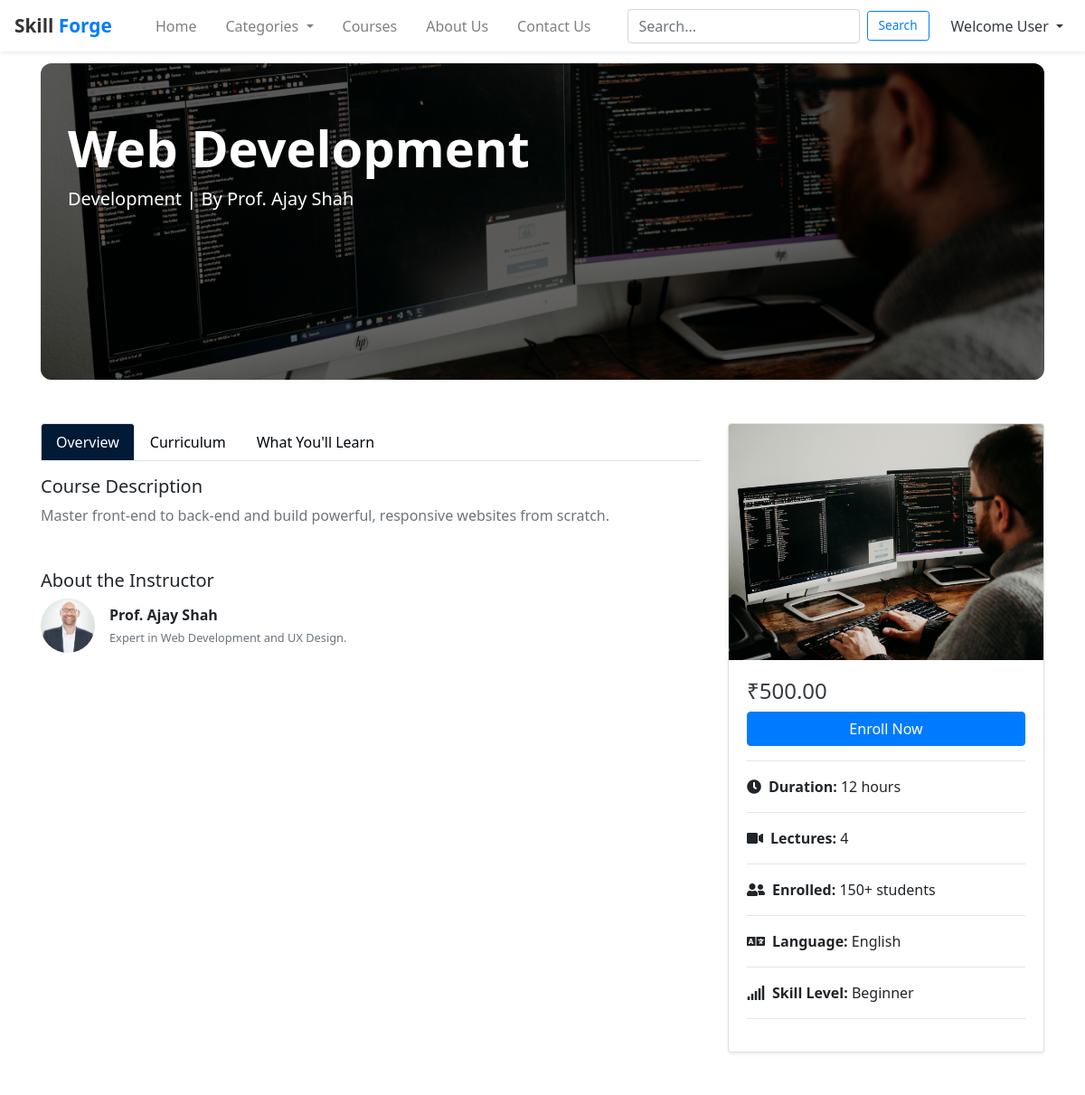
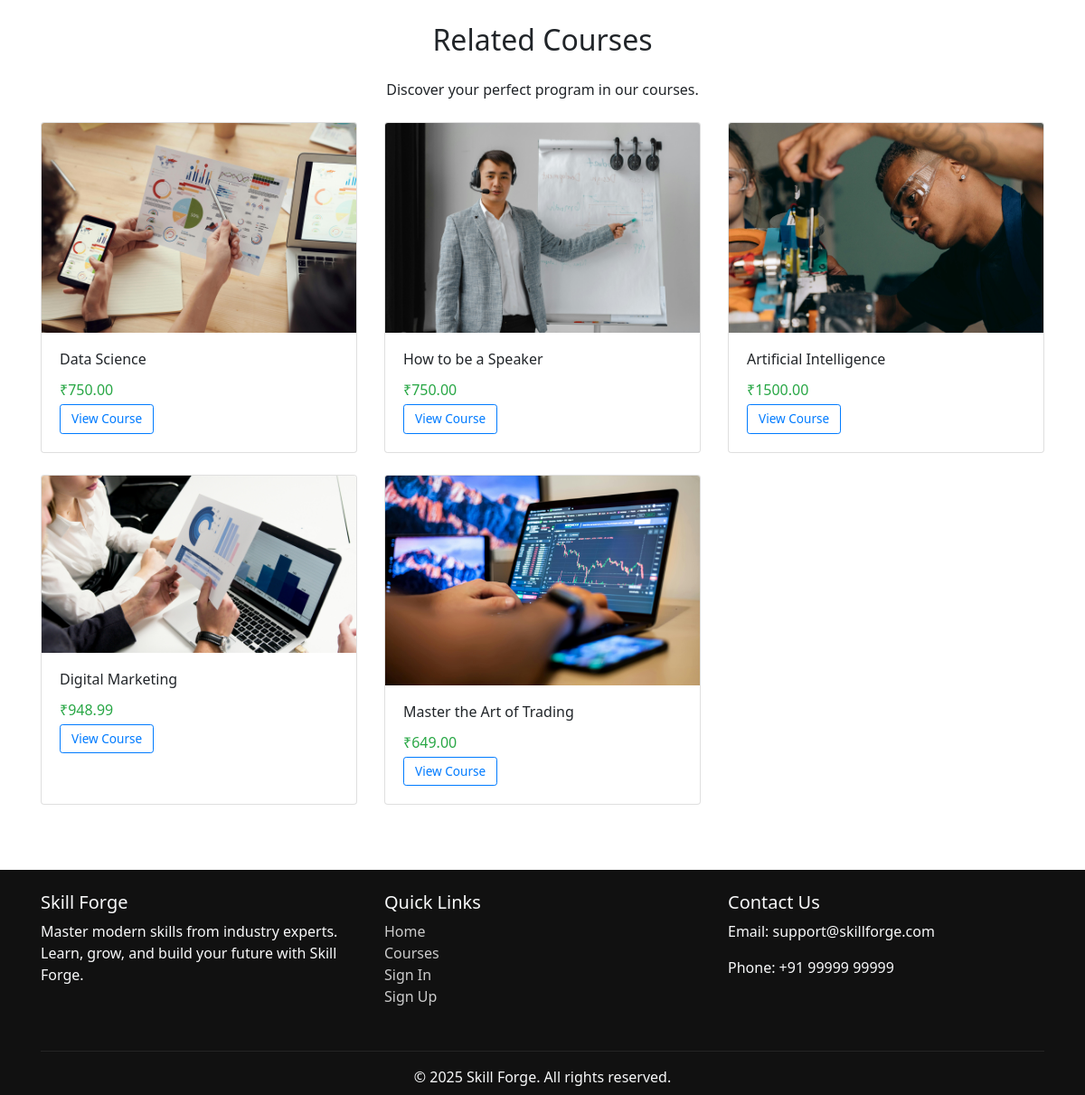
The page /course_detail/1/ on the database its author committed (2 pictures, top to bottom).
### core/models.py (models this page shows, shortened)
class Course(models.Model):
    title = models.CharField(max_length=200)
    description = models.TextField()
    category = models.ForeignKey(Category, on_delete=models.CASCADE)
    image = models.ImageField(upload_to='course_images/', null=True, blank=True)
    price = models.DecimalField(max_digits=6, decimal_places=2)
    is_published = models.BooleanField(default=False)
    created_at = models.DateTimeField(auto_now_add=True)

class Category(models.Model):
    name = models.CharField(max_length=100)

### core/views.py (the view)
# urls.py: path('course_detail/<int:course_id>/', views.course_detail, name='course_detail'),
def course_detail(request, course_id):
    course = get_object_or_404(Course, id=course_id)
    is_enrolled = False
    if request.user.is_authenticated:
        is_enrolled = Enrollment.objects.filter(course=course, student=request.user).exists()
    all_courses = Course.objects.filter(is_published=True).exclude(id=course.id)
    return render(request, 'course_detail.html', {
        'course': course,
        'is_enrolled': is_enrolled,
        'courses': all_courses
    })

### core/templates/course_detail.html (shortened to what this page needs)
{% extends "base.html" %}
{% block content %}
{% load static %}
<div class="container mb-5">
  <div class="course-hero mb-4">
    <div class="course-hero-content">
      <h1 class="display-4 font-weight-bold">{{ course.title }}</h1>
      <p class="lead">{{ course.category.name }} | By <strong>Prof. Ajay Shah</strong></p>
    </div>
  </div>
</div>
<div class="container">
  <div class="row">
    <div class="col-md-8">
      <ul class="nav nav-tabs mb-3" id="courseTab" role="tablist">
        <li class="nav-item">
          <a class="nav-link active" id="overview-tab" data-toggle="tab" href="#overview" role="tab">Overview</a>
        </li>
        <li class="nav-item">
          <a class="nav-link" id="curriculum-tab" data-toggle="tab" href="#curriculum" role="tab">Curriculum</a>
        </li>
        <li class="nav-item">
          <a class="nav-link" id="learn-tab" data-toggle="tab" href="#learn" role="tab">What You'll Learn</a>
        </li>
      </ul>
      <div class="tab-content" id="courseTabContent">
        <div class="tab-pane fade show active" id="overview" role="tabpanel">
          <h5>Course Description</h5>
          <p class="text-muted">{{ course.description }}</p>
        </div>
      </div>
      <div class="mt-5">
        <h5>About the Instructor</h5>
        <div class="d-flex align-items-center">
          <img src="{% static 'images/prof_1.jpg' %}" class="rounded-circle mr-3" width="60" height="60" alt="Instructor">
          <div>
            <strong>Prof. Ajay Shah</strong><br>
            <small class="text-muted">Expert in Web Development and UX Design.</small>
          </div>
        </div>
      </div>
    </div>
    <div class="col-md-4">
      <div class="card shadow-sm mb-4">
        {% if course.image %}
          <img src="{{ course.image.url }}" class="card-img-top" alt="Course Image">
        {% endif %}
        <div class="card-body">
          <h4 class="text-dark">₹{{ course.price }}</h4>
          {% if is_enrolled %}
            <button class="btn btn-success btn-block" disabled>Already Enrolled</button>
          {% else %}
            {% if user.is_authenticated %}
              <a href="{% url 'checkout' course.id %}" class="btn btn-primary btn-block">Enroll Now</a>
            {% else %}
              <a href="{% url 'signin' %}?next={% url 'course_detail' course.id %}" class="btn btn-primary btn-block">Enroll Now</a>
            {% endif %}
         {% endif %}
          <hr>
          <ul class="list-unstyled">
            <li><i class="fas fa-clock mr-2 text"></i><strong>Duration:</strong> 12 hours</li><hr>
            <li><i class="fas fa-video mr-2 text"></i><strong>Lectures:</strong> {{ course.lessons.count }}</li><hr>
            <li><i class="fas fa-user-friends mr-2 text"></i><strong>Enrolled:</strong> 150+ students</li><hr>
            <li><i class="fas fa-language mr-2 text"></i><strong>Language:</strong> English</li><hr>
            <li><i class="fas fa-signal mr-2 text"></i><strong>Skill Level:</strong> Beginner</li><hr>
          </ul>
        </div>
      </div>
    </div>
  </div>
  <div class="mt-5">
    <h2 class="mb-4 text-center">Related Courses</h2>
    <p class="text-center mb-4">Discover your perfect program in our courses.</p>
    <div class="row">
      {% for c in courses %}
        {% if c.id != course.id %}
        <div class="col-md-4 mb-4">
          <div class="card course-card h-100">
            {% if c.image %}
              <img src="{{ c.image.url }}" class="card-img-top" alt="{{ c.title }}">
            {% else %}
              <img src="{% static 'images/default.jpg' %}" class="card-img-top" alt="Default">
            {% endif %}
            <div class="card-body">
              <h6 class="card-title">{{ c.title }}</h6>
              <p class="text-success mb-1">₹{{ c.price }}</p>
              <a href="{% url 'course_detail' c.id %}" class="btn btn-outline-primary btn-sm">View Course</a>
            </div>
          </div>
        </div>
        {% endif %}
      {% endfor %}
    </div>
  </div>
</div>
{% endblock %}

### core/templates/base.html (style rules this page uses)
body { font-family: 'Segoe UI', Tahoma, Geneva, Verdana, sans-serif; padding-top: 70px; }
.btn-sm { padding: 5px 12px; font-size: 0.85rem; }

### rows shown on the page
Course: title "Web Development", category.name "Development", description "Master front-end to back-end and build powerful, responsive websites from scratch.", image (picture), price "500.00", lessons.count "4"
Course: image (picture), title "Data Science", price "750.00"
Course: image (picture), title "How to be a Speaker", price "750.00"
Course: image (picture), title "Artificial Intelligence", price "1500.00"
Course: image (picture), title "Digital Marketing", price "948.99"
Course: image (picture), title "Master the Art of Trading", price "649.00"
